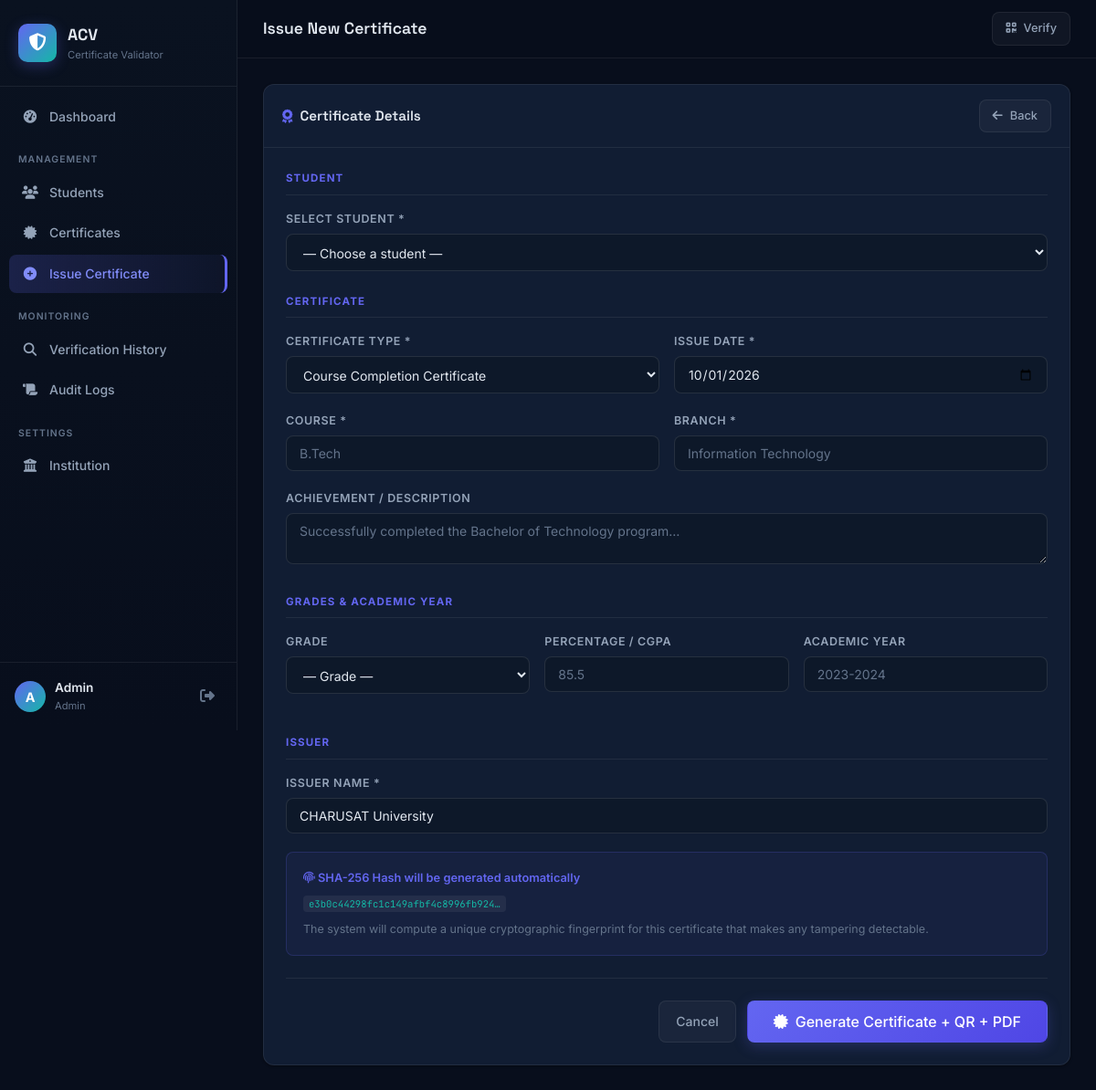
The app's page /admin/certificates/create (signed in) with its own data.
### tables this page shows
CREATE TABLE users (
            id INTEGER PRIMARY KEY AUTOINCREMENT,
            name TEXT NOT NULL,
            email TEXT UNIQUE NOT NULL,
            password_hash TEXT NOT NULL,
            role TEXT NOT NULL DEFAULT 'student',
            student_id TEXT,
            is_active INTEGER DEFAULT 1,
            created_at TIMESTAMP DEFAULT CURRENT_TIMESTAMP
        );

CREATE TABLE institution_info (
            id INTEGER PRIMARY KEY AUTOINCREMENT,
            name TEXT NOT NULL,
            address TEXT,
            city TEXT,
            state TEXT,
            country TEXT,
            phone TEXT,
            email TEXT,
            website TEXT,
            logo_path TEXT,
            established_year INTEGER,
            accreditation TEXT,
            updated_at TIMESTAMP DEFAULT CURRENT_TIMESTAMP
        );

### app/routes/admin.py (the view, shortened to what this page needs)
@admin_bp.route('/certificates/create', methods=['GET', 'POST'])
@admin_required
def create_certificate():
    db = get_db(); db.row_factory = sqlite3.Row
    students_list = db.execute('SELECT * FROM students ORDER BY name').fetchall()
    institution = db.execute('SELECT * FROM institution_info LIMIT 1').fetchone()
    db.close()
    return render_template('admin/create_certificate.html',
                           students=students_list, institution=institution)

### app/models.py (called while the page is built)
    @property
    def is_active(self):
        return bool(self._is_active)

    @staticmethod
    def get_by_id(user_id):
        db = sqlite3.connect(current_app.config['DATABASE'])
        db.row_factory = sqlite3.Row
        row = db.execute('SELECT * FROM users WHERE id = ?', (user_id,)).fetchone()
        db.close()
        if row:
            return User(row['id'], row['name'], row['email'], row['role'],
                        row['student_id'], row['is_active'])
        return None

### app/routes/admin.py (called while the page is built)
def admin_required(f):
    @wraps(f)
    @login_required
    def decorated(*args, **kwargs):
        if current_user.role != 'admin':
            abort(403)
        return f(*args, **kwargs)
    return decorated

def get_db():
    return sqlite3.connect(current_app.config['DATABASE'],
                           detect_types=sqlite3.PARSE_DECLTYPES)

### templates/admin/create_certificate.html (shortened to what this page needs)
{% extends "layout.html" %}
{% block page_title %}Issue New Certificate{% endblock %}
{% block sidebar_nav %}
<a href="{{ url_for('admin.dashboard') }}" class="nav-item"><i class="fa-solid fa-gauge-high"></i><span>Dashboard</span></a>
<div class="nav-section">MANAGEMENT</div>
<a href="{{ url_for('admin.students') }}" class="nav-item"><i class="fa-solid fa-users"></i><span>Students</span></a>
<a href="{{ url_for('admin.certificates') }}" class="nav-item"><i class="fa-solid fa-certificate"></i><span>Certificates</span></a>
<a href="{{ url_for('admin.create_certificate') }}" class="nav-item active"><i class="fa-solid fa-plus-circle"></i><span>Issue Certificate</span></a>
<div class="nav-section">MONITORING</div>
<a href="{{ url_for('admin.verification_history') }}" class="nav-item"><i class="fa-solid fa-magnifying-glass"></i><span>Verification History</span></a>
<a href="{{ url_for('admin.audit_logs') }}" class="nav-item"><i class="fa-solid fa-scroll"></i><span>Audit Logs</span></a>
<div class="nav-section">SETTINGS</div>
<a href="{{ url_for('admin.institution') }}" class="nav-item"><i class="fa-solid fa-building-columns"></i><span>Institution</span></a>
{% endblock %}
{% block content %}
<div class="form-page">
    <div class="card form-card">
        <div class="card-header">
            <h3><i class="fa-solid fa-award"></i> Certificate Details</h3>
            <a href="{{ url_for('admin.certificates') }}" class="btn btn-sm btn-ghost">
                <i class="fa-solid fa-arrow-left"></i> Back
            </a>
        </div>
        <form method="POST" class="grid-form" id="certForm">
            <div class="form-section-title">Student</div>
            <div class="form-group">
                <label>Select Student *</label>
                <div class="select-with-search">
                    <select name="student_id" id="studentSelect" required onchange="fillStudentInfo(this)">
                        <option value="">— Choose a student —</option>
                    </select>
                </div>
            </div>
            <div class="form-section-title">Certificate</div>
            <div class="form-row-2">
                <div class="form-group">
                    <label>Certificate Type *</label>
                    <select name="certificate_type" required>
                        <option value="Course Completion Certificate">Course Completion Certificate</option>
                    </select>
                </div>
                <div class="form-group">
                    <label>Issue Date *</label>
                    <input type="date" name="issue_date" id="issue_date" required>
                </div>
            </div>
            <div class="form-row-2">
                <div class="form-group">
                    <label>Course *</label>
                    <input type="text" name="course" id="f_course" placeholder="B.Tech" required>
                </div>
                <div class="form-group">
                    <label>Branch *</label>
                    <input type="text" name="branch" id="f_branch" placeholder="Information Technology" required>
                </div>
            </div>
            <div class="form-group">
                <label>Achievement / Description</label>
                <textarea name="achievement" rows="2"
                    placeholder="Successfully completed the Bachelor of Technology program…"></textarea>
            </div>
            <div class="form-section-title">Grades & Academic Year</div>
            <div class="form-row-3">
                <div class="form-group">
                    <label>Grade</label>
                    <select name="grade">
                        <option value="">— Grade —</option>
                    </select>
                </div>
                <div class="form-group">
                    <label>Percentage / CGPA</label>
                    <input type="number" name="percentage" step="0.01" min="0" max="100"
                           placeholder="85.5">
                </div>
                <div class="form-group">
                    <label>Academic Year</label>
                    <input type="text" name="academic_year" placeholder="2023-2024">
                </div>
            </div>
            <div class="form-section-title">Issuer</div>
            <div class="form-group">
                <label>Issuer Name *</label>
                <input type="text" name="issuer_name"
                       value="{{ institution.name if institution else '' }}"
                       placeholder="Registrar / Controller of Examination">
            </div>
            <div class="hash-preview">
                <div class="hash-label"><i class="fa-solid fa-fingerprint"></i> SHA-256 Hash will be generated automatically</div>
                <div class="hash-example"><code>e3b0c44298fc1c149afbf4c8996fb924…</code></div>
                <p class="hash-note">The system will compute a unique cryptographic fingerprint for this certificate that makes any tampering detectable.</p>
            </div>
            <div class="form-actions">
                <a href="{{ url_for('admin.certificates') }}" class="btn btn-ghost">Cancel</a>
                <button type="submit" class="btn btn-primary btn-lg">
                    <i class="fa-solid fa-certificate"></i>
                    Generate Certificate + QR + PDF
                </button>
            </div>
        </form>
    </div>
</div>
{% endblock %}

### templates/layout.html (shortened to what this page needs)
<!DOCTYPE html>
<html lang="en">
<head>
    <link rel="stylesheet" href="https://cdnjs.cloudflare.com/ajax/libs/font-awesome/6.5.0/css/all.min.css">
    <link rel="stylesheet" href="{{ url_for('static', filename='css/main.css') }}">
</head>
<body>
<div class="app-layout">
    <aside class="sidebar" id="sidebar">
        <div class="sidebar-brand">
            <div class="brand-icon"><i class="fa-solid fa-shield-halved"></i></div>
            <div class="brand-text">
                <span class="brand-name">ACV</span>
                <span class="brand-sub">Certificate Validator</span>
            </div>
        </div>
        <nav class="sidebar-nav">
            {% block sidebar_nav %}{% endblock %}
        </nav>
        <div class="sidebar-footer">
            <div class="sidebar-user">
                <div class="user-avatar">{{ current_user.name[0].upper() }}</div>
                <div class="user-info">
                    <span class="user-name">{{ current_user.name }}</span>
                    <span class="user-role">{{ current_user.role | title }}</span>
                </div>
            </div>
            <a href="{{ url_for('auth.logout') }}" class="sidebar-logout" title="Logout">
                <i class="fa-solid fa-right-from-bracket"></i>
            </a>
        </div>
    </aside>
    <div class="main-wrapper">
        <header class="topbar">
            <div class="topbar-title">
                <h1>{% block page_title %}Dashboard{% endblock %}</h1>
            </div>
            <div class="topbar-actions">
                <a href="{{ url_for('verify.verify_index') }}" class="btn btn-sm btn-ghost" target="_blank">
                    <i class="fa-solid fa-qrcode"></i> Verify
                </a>
            </div>
        </header>
        <main class="main-content">
            {% block content %}{% endblock %}
        </main>
    </div>
</div>
</body>
</html>

### records on screen
users: name "A", name "Admin", role "Admin"
institution_info: issuer_name "CHARUSAT University"
